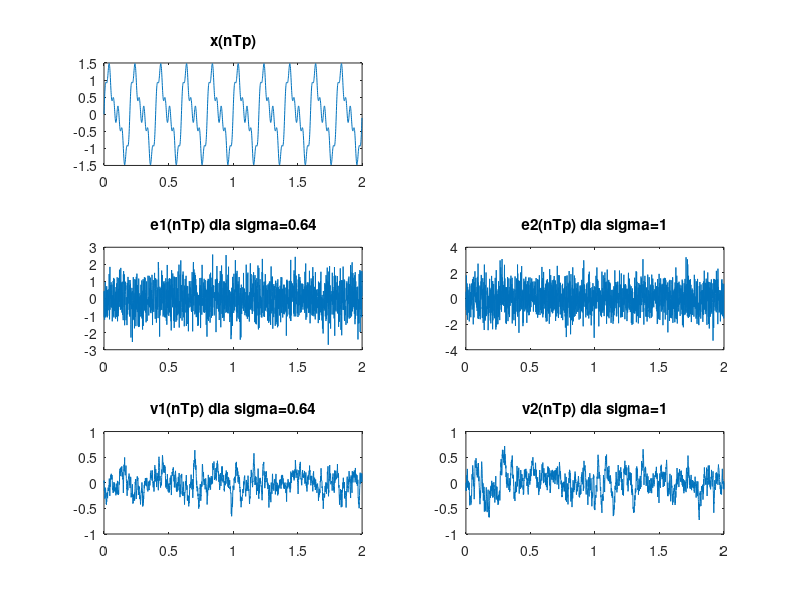
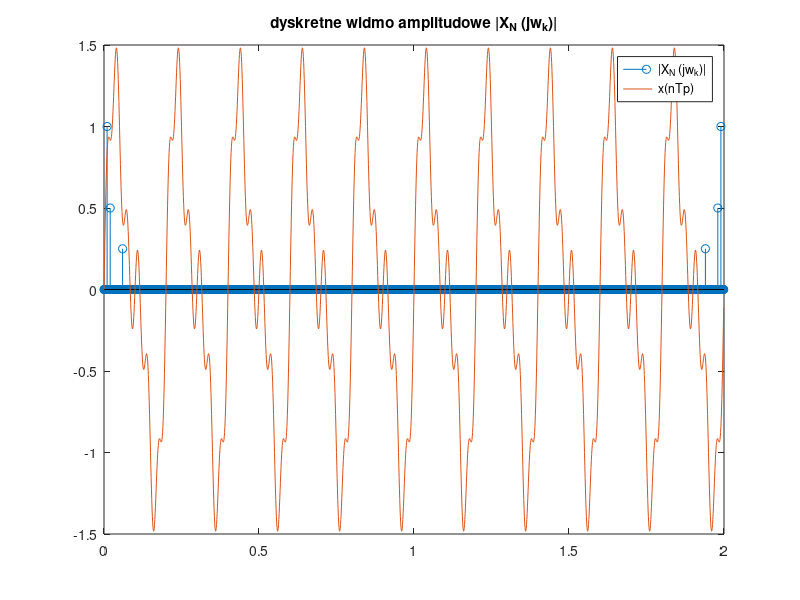
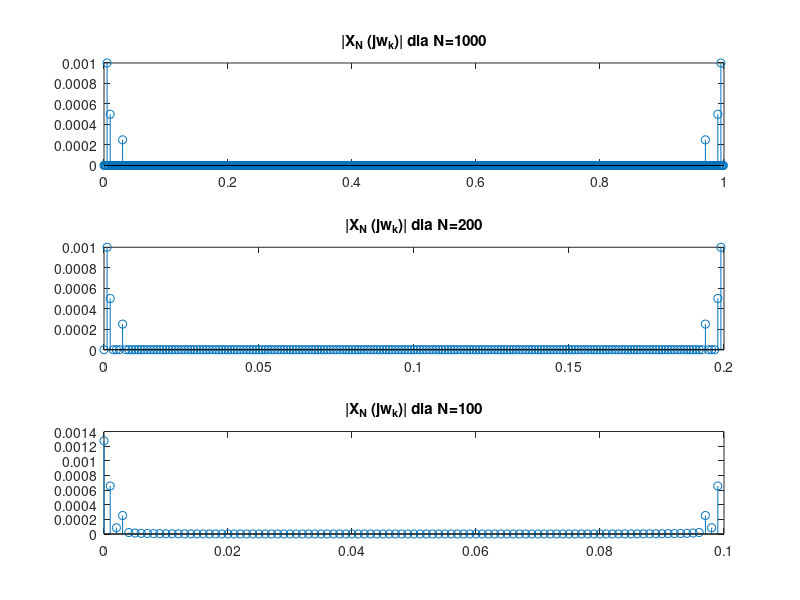
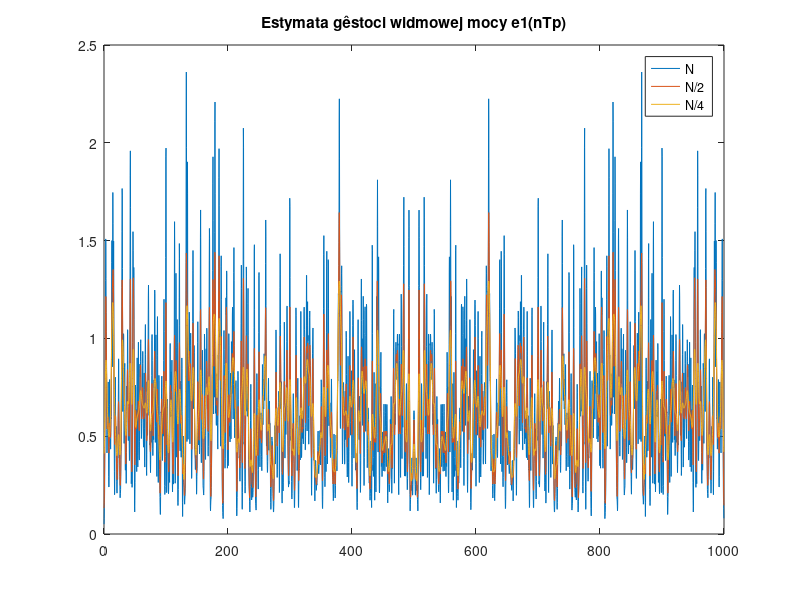

MATLAB code to generate these figures, in order:
clc
close all

Tp=0.001;
N=2000;
n=[0:N-1];
sigma_2=[0.64, 1.0];
sigma=sqrt(sigma_2);
tn=n*Tp;

x=sin(2*pi()*5*n*Tp)+0.5*sin(2*pi()*10*n*Tp)+0.25*sin(2*pi()*30*n*Tp);
e1=sigma(1)*randn(1,N);
e2=sigma(2)*randn(1,N);
H=tf([0.1],[1 -0.9],Tp);
v1=lsim(H,e1,tn);
v2=lsim(H,e2,tn);

%pkt1
figure
subplot(3,2,1)
plot(tn,x);
title('x(nTp)')
subplot(3,2,3)
plot(tn,e1);
title('e1(nTp) dla sigma=0.64')
subplot(3,2,4)
plot(tn,e2);
title('e2(nTp) dla sigma=1')
subplot(3,2,5)
plot(tn,v1);
title('v1(nTp) dla sigma=0.64')
subplot(3,2,6)
plot(tn,v2);
title('v2(nTp) dla sigma=1')
%suptitle('Wykresy wszystkich sygna³ów w dziedzinie czasu dyskretnego')

%pkt2
figure
xn=2/(N*Tp).*abs(Tp*fft(x));
stem(tn,xn)
hold on
plot(tn,x)
legend('|X_N (jw_k)|','x(nTp)');
title('dyskretne widmo amplitudowe |X_N (jw_k)|')

%pkt3
N=[1000,200,100];
n=[0:N(1)-1];
x1=sin(2*pi()*5*n*Tp)+0.5*sin(2*pi()*10*n*Tp)+0.25*sin(2*pi()*30*n*Tp);
xn1=2/(N(1))*abs(Tp*fft(x1));
tn1=n*Tp;
n=[0:N(2)-1];
x2=sin(2*pi()*5*n*Tp)+0.5*sin(2*pi()*10*n*Tp)+0.25*sin(2*pi()*30*n*Tp);
xn2=2/(N(2))*abs(Tp*fft(x2));
tn2=n*Tp;
n=[0:N(3)-1];
x3=sin(2*pi()*5*n*Tp)+0.5*sin(2*pi()*10*n*Tp)+0.25*sin(2*pi()*30*n*Tp);
xn3=2/(N(3))*abs(Tp*fft(x3));
tn3=n*Tp;
figure
subplot(3,1,1)
stem(tn1,xn1);
title('|X_N (jw_k)| dla N=1000');
subplot(3,1,2)
stem(tn2,xn2);
title('|X_N (jw_k)| dla N=200');
subplot(3,1,3)
stem(tn3,xn3);
title('|X_N (jw_k)| dla N=100');

%pkt4
N=2000;

eps_n1=Tp*sum(power(x,2))

k=[0:N-1];
omega_k=(2*pi()*k)/N;
xn_jomegak=abs(Tp*fft(x));
eps_n2=sum(1/(N*Tp)*power(abs(xn_jomegak),2))

%phi_xx=1/(N*Tp)*power(abs(xn_jomegak),2);
%eps_n3=sum(phi_xx)

%pkt5/pkt6
N=2000;
n=0:N-1;
est_14_e1=(Tp/N)*power(abs(sum(e1.*exp(-complex(0,1)*n.*omega_k))),2);
est_14_e2=(Tp/N)*power(abs(sum(e2.*exp(-complex(0,1)*n.*omega_k))),2);

r_xx = xcorr(e1, 'biased');
okna = [N, round(N/2), round(N/4)];
figure;

for i = 1:length(okna)
    Mw = okna(i);
    w = hamming(Mw)';
    padding = (length(r_xx) - Mw) / 2;
    w_padded = [zeros(1, floor(padding)), w, zeros(1, ceil(padding))];
    r_xx_win = r_xx .* w_padded;
    phi_xx = fft(r_xx_win);
    f = (0:length(phi_xx)-1) / (length(phi_xx)*Tp);
    plot(f, abs(phi_xx));
    hold on;
end
%xlim([0 50])
legend('N', 'N/2', 'N/4');
title('Estymata gêstoci widmowej mocy e1(nTp)');

N=2000;
n=0:N-1;
est_14_e1=(Tp/N)*power(abs(sum(e1.*exp(-complex(0,1)*n.*omega_k))),2);
est_14_e2=(Tp/N)*power(abs(sum(e2.*exp(-complex(0,1)*n.*omega_k))),2);

r_xx = xcorr(e2, 'biased');
okna = [N, round(N/2), round(N/4)];
figure;

for i = 1:length(okna)
    Mw = okna(i);
    w = hamming(Mw)';
    padding = (length(r_xx) - Mw) / 2;
    w_padded = [zeros(1, floor(padding)), w, zeros(1, ceil(padding))];
    r_xx_win = r_xx .* w_padded;
    phi_xx = fft(r_xx_win);
    f = (0:length(phi_xx)-1) / (length(phi_xx)*Tp);
    plot(f, abs(phi_xx));
    hold on;
end
%xlim([0 50])
legend('N', 'N/2', 'N/4');
title('Estymata gêstoci widmowej mocy e2(nTp)');

%pkt7
N=2000;
n=0:N-1;
est_14_v1=(Tp/N)*power(abs(sum(v1.*exp(-complex(0,1)*n.*omega_k))),2);
est_14_v2=(Tp/N)*power(abs(sum(v2.*exp(-complex(0,1)*n.*omega_k))),2);

r_xx2 = xcorr(v1, 'biased')';
r_xx2_u=xcorr(v1, 'unbiased')';
okna = [N];
figure;

for i = 1:length(okna)
    Mw2 = okna(i);
    w2 = hamming(Mw2)';
    padding2 = (length(r_xx) - Mw2) / 2;
    w_padded2 = [zeros(1, floor(padding2)), w2, zeros(1, ceil(padding2))];
    r_xx_win2 = r_xx2 .* w_padded2;
    phi_xx2 = fft(r_xx_win2);
    f2 = (0:length(phi_xx2)-1) / (length(phi_xx2)*Tp);
    plot(f2, abs(phi_xx2));
    hold on;
end
legend('N');
title('Estymata gêstoci widmowej mocy v1(nTp)');

figure;

for i = 1:length(okna)
    Mw2 = okna(i);
    w2 = hamming(Mw2)';
    padding2 = (length(r_xx) - Mw2) / 2;
    w_padded2 = [zeros(1, floor(padding2)), w2, zeros(1, ceil(padding2))];
    r_xx_win2 = r_xx2_u .* w_padded2;
    phi_xx2 = fft(r_xx_win2);
    f2 = (0:length(phi_xx2)-1) / (length(phi_xx2)*Tp);
    plot(f2, abs(phi_xx2));
    hold on;
end

legend('N');
title('Estymata gêstoci widmowej mocy v2(nTp)');
%xlim([0 50])